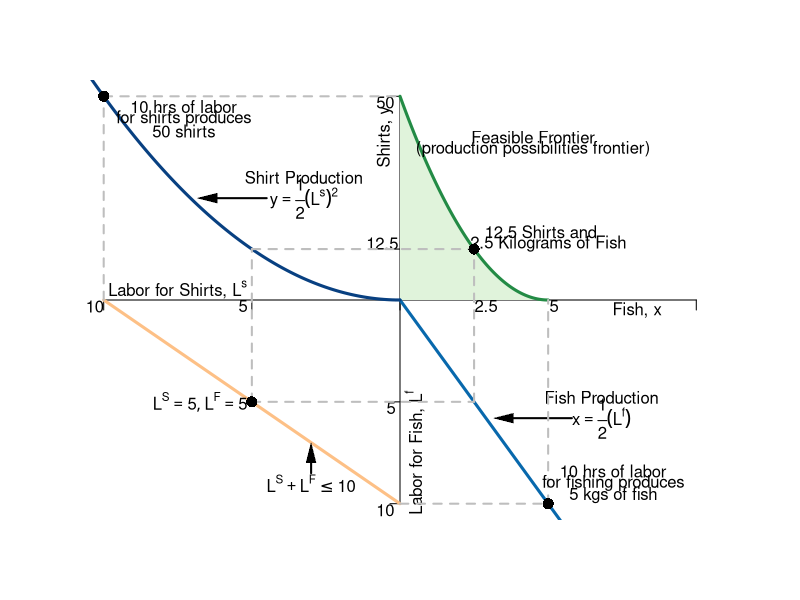

Write R code to recreate this figure.
#Graph Designer: Simon Halliday
#Authors: Bowles, Foley and Halliday
#Title: Coordination, Conflict and Competition: A Text in Microeconomics

require(shape)
pdf(file = "specprodexch/ppf_eos.pdf", width = 9, height = 9)

#Set parameters for graphics
axislabelsize <- 1
graphlinewidth <- 3
segmentlinewidth <- 2

COL <- c("#7fc97f", "#beaed4", "#fdc086", "#ffff99", "#386cb0", "#f0027f", "#bf5b17", "#666666")
COLA <- c("#e0f3db", "#99d8c9","#66c2a4","#41ae76", "#238b45", "#005824")
COLB <- c("#4eb3d3", "#2b8cbe", "#0868ac","#084081")

#Edited the margins to cater for the larger LHS labels
par(mar =  c(4, 4, 4, 4))

#Change this to make it log of l 

# ppf <- function(l, k = 0.5) {
#   k * (1/l)
# }

ppf <- function(fish, k = 0.1, alpha = 2, maxfish = 5) {
  k * (fish - maxfish)^alpha 
}

fishProd <- function(l, k = 0.5){
  (-k)*l
}

feasibleLabor <- function(l, time = 10){
  - time - l
}

manufactureProd <- function(l, k = 0.1, alpha = 2){
  k * (-l)^alpha
}

xlims <- c(-10, 10)
ylims <- c(-10, 10)

npts <- 501 
x <- seq(xlims[1], xlims[2], length.out = npts)
y <- seq(ylims[1], ylims[2], length.out = npts) 
a <- c(13, 15, 17)

plot(0, 0, xlim = xlims, ylim = ylims, type = "n",
     xlab = expression(paste("")),
     ylab = expression(paste("")), 
     xaxt = "n", 
     yaxt = "n", 
     cex.lab = axislabelsize, 
     bty = "n"
)

ticksy <- c(ylims[1], -5, 0, 2.5, ylims[2])
ylabels <- c(NA, NA, NA, NA, NA)
ticksx <- c(xlims[1], -5, 0, xlims[2])
xlabels <- c(NA, NA, NA)

axis(1, at = ticksx, pos = 0, labels = xlabels)
axis(2, at = ticksy, pos = 0, labels = ylabels, las = 1)

npts <- 500 
xx1 <- seq(0, 5, length.out = npts)
xx2 <- seq(0, xlims[2], length.out = npts)
xx3 <- seq(xlims[1], 0, length.out = npts)
xx4 <- seq(-11, 0, length.out = npts)

#Draw the polygon for shading the feasible set
xpoly1 <- seq(from = 0, to = 5, length.out = 500)
ypoly1 <- ppf(xpoly1, k = 10/25, alpha = 2, maxfish = 5)
polygon(x = c(xpoly1, rev(xpoly1[1])), y = c(ypoly1, rev(ypoly1)[1]), col=COLA[1], density=NULL, border = NA)

#Draw the graphs
lines(xx1, ppf(xx1, k = 10/25, alpha = 2, maxfish = 5), col = COLA[5], lwd = graphlinewidth)
lines(xx2, fishProd(xx2, k = 2), col = COLB[3], lwd = graphlinewidth)
lines(xx3, feasibleLabor(xx3, time = 10), col = COL[3], lwd = graphlinewidth)
lines(xx4, manufactureProd(xx4, k = 0.1, alpha = 2), col = COLB[4], lwd = graphlinewidth)

#mtext(expression(paste("Quantity of fish, ", x)), side=1, line = 2.5, cex = axislabelsize)
text(-0.5, 8, expression(paste("Shirts, ", y)), xpd = TRUE, cex = axislabelsize, srt = 90) 
text(8, -0.5, expression(paste("Fish, ", x)), xpd = TRUE, cex = axislabelsize)
text(0.5, -7.5, expression(paste("Labor for Fish, ", L^f)), xpd = TRUE, cex = axislabelsize, srt= 90) 
text(-7.5, 0.5, expression(paste("Labor for Shirts, ", L^s)), xpd = TRUE, cex = axislabelsize)

#Label the points on the axes we want
text(-0.6, 2.8, expression(paste(12.5)), xpd = TRUE, cex = axislabelsize)
text(-0.5, 9.7, expression(paste(50)), xpd = TRUE, cex = axislabelsize)
text(2.9, -0.3, expression(paste(2.5)), xpd = TRUE, cex = axislabelsize)
text(5.2, -0.3, expression(paste(5)), xpd = TRUE, cex = axislabelsize)
text(-5.3, -0.3, expression(paste(5)), xpd = TRUE, cex = axislabelsize)
text(-0.3, -5.3, expression(paste(5)), xpd = TRUE, cex = axislabelsize)
text(-10.3, -0.3, expression(paste(10)), xpd = TRUE, cex = axislabelsize)
text(-0.5, -10.3, expression(paste(10)), xpd = TRUE, cex = axislabelsize)

#Label the two production functions
#Clothing
text(-3.25, 6, expression(paste("Shirt Production")), xpd = TRUE, cex = axislabelsize)
text(-3.25, 5, expression(paste(y == frac(1,2)(L^s)^2)), xpd = TRUE, cex = axislabelsize)
Arrows(-4.5, 5, -6.5, 5, col = "black", lty = 1, lwd = 2, arr.type = "triangle", arr.lwd = 0.5)

#Fishing
text(6.8, -4.8, expression(paste("Fish Production")), xpd = TRUE, cex = axislabelsize)
text(6.8, -5.8, expression(paste(x == frac(1,2)(L^f))), xpd = TRUE, cex = axislabelsize)
Arrows(5.8, -5.8, 3.5, -5.8, col = "black", lty = 1, lwd = 2, arr.type = "triangle", arr.lwd = 0.5)

#Draw segments for the 50/50 split of time
segments(-5, -5, -5, 2.5, lty = 2, col = "gray", lwd = segmentlinewidth)
segments(-5, -5, 2.5, -5, lty = 2, col = "gray", lwd = segmentlinewidth)
segments(-5, 2.5, 2.5, 2.5, lty = 2, col = "gray", lwd = segmentlinewidth)
segments(2.5, -5, 2.5, 2.5, lty = 2, col = "gray", lwd = segmentlinewidth)

#Annotate Max time on clothes
segments(-10, 0, -10, 10, lty = 2, col = "gray", lwd = segmentlinewidth)
segments(-10, 10, 0, 10, lty = 2, col = "gray", lwd = segmentlinewidth)
text(-7.3, 9.5, expression(paste("10 hrs of labor")))
text(-7.3, 8.9, expression(paste("for shirts produces")))
text(-7.3, 8.3, expression(paste("50 shirts")))
points(-10, 10, pch = 16, col = "black", cex = 1.5)

#Annotate Max time on fishing
segments(0, -10, 5, -10, lty = 2, col = "gray", lwd = segmentlinewidth)
segments(5, -10, 5, 0, lty = 2, col = "gray", lwd = segmentlinewidth)
text(7.2, -8.4, expression(paste("10 hrs of labor")))
text(7.2, -9, expression(paste("for fishing produces")))
text(7.2, -9.6, expression(paste("5 kgs of fish")))
points(5, -10, pch = 16, col = "black", cex = 1.5)

#Annotate point on ppf 
points(2.5, 2.5, pch = 16, col = "black", cex = 1.5)
text(4.75, 3.35, expression(paste("12.5 Shirts and")))
text(5, 2.75, expression(paste("2.5 Kilograms of Fish")))

#Annotate point on labor feasibility frontier
points(-5, -5, pch = 16, col = "black", cex = 1.5)
text(-6.75, -5, expression(paste(list(L^S ==5, L^F == 5) )))

text(-3, -9, expression(paste(L^S + L^F <= 10)))
Arrows(-3, -8.5, -3, -7.5, col = "black", lty = 1, lwd = 2, arr.type = "triangle", arr.lwd = 0.5)

#Label the feasible frontier
text(4.5, 8, expression("Feasible Frontier"))
text(4.5, 7.4, expression("(production possibilities frontier)"))


dev.off()
